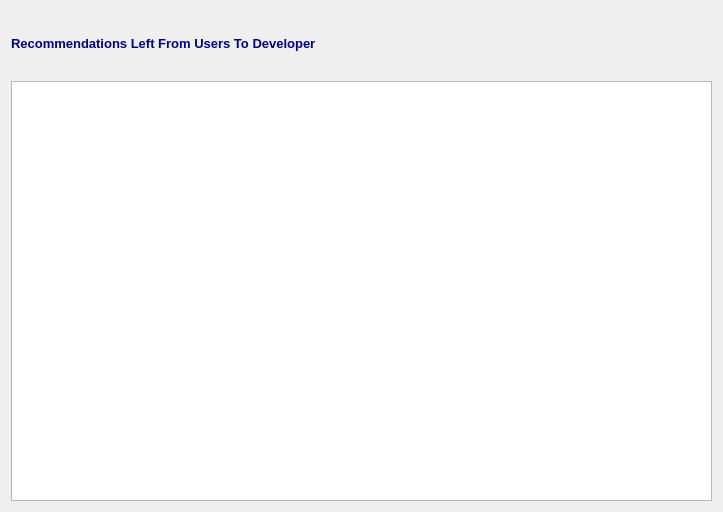
<?xml version="1.0" encoding="UTF-8"?>
<ui version="4.0">
 <class>RecommendationsViewDialog</class>
 <widget class="QDialog" name="RecommendationsViewDialog">
  <property name="geometry">
   <rect>
    <x>0</x>
    <y>0</y>
    <width>723</width>
    <height>512</height>
   </rect>
  </property>
  <property name="font">
   <font>
    <family>Tahoma</family>
    <pointsize>10</pointsize>
   </font>
  </property>
  <property name="windowTitle">
   <string>Recommendations</string>
  </property>
  <property name="windowIcon">
   <iconset resource="../../../../image.qrc">
    <normaloff>:/Image/recommendation.png</normaloff>:/Image/recommendation.png</iconset>
  </property>
  <layout class="QVBoxLayout" name="verticalLayout">
   <item>
    <layout class="QHBoxLayout" name="horizontalLayout">
     <item>
      <widget class="QLabel" name="label">
       <property name="font">
        <font>
         <family>Tahoma</family>
         <pointsize>10</pointsize>
         <weight>75</weight>
         <bold>true</bold>
        </font>
       </property>
       <property name="styleSheet">
        <string notr="true">color: rgb(0, 0, 127);</string>
       </property>
       <property name="text">
        <string>Recommendations Left From Users To Developer</string>
       </property>
      </widget>
     </item>
     <item>
      <widget class="QLabel" name="label_2">
       <property name="minimumSize">
        <size>
         <width>64</width>
         <height>64</height>
        </size>
       </property>
       <property name="maximumSize">
        <size>
         <width>64</width>
         <height>64</height>
        </size>
       </property>
       <property name="font">
        <font>
         <family>Tahoma</family>
         <pointsize>10</pointsize>
        </font>
       </property>
       <property name="text">
        <string/>
       </property>
       <property name="pixmap">
        <pixmap resource="../../../../image.qrc">:/Image/recommendation.png</pixmap>
       </property>
       <property name="scaledContents">
        <bool>true</bool>
       </property>
      </widget>
     </item>
    </layout>
   </item>
   <item>
    <widget class="QTableView" name="recommTV">
     <property name="font">
      <font>
       <family>Tahoma</family>
       <pointsize>10</pointsize>
      </font>
     </property>
     <property name="editTriggers">
      <set>QAbstractItemView::NoEditTriggers</set>
     </property>
     <property name="alternatingRowColors">
      <bool>true</bool>
     </property>
     <property name="selectionMode">
      <enum>QAbstractItemView::SingleSelection</enum>
     </property>
     <property name="selectionBehavior">
      <enum>QAbstractItemView::SelectRows</enum>
     </property>
    </widget>
   </item>
  </layout>
  <action name="actionDelete_Recommendation">
   <property name="icon">
    <iconset resource="../../../../image.qrc">
     <normaloff>:/Image/remove.png</normaloff>:/Image/remove.png</iconset>
   </property>
   <property name="text">
    <string>Delete Recommendation</string>
   </property>
   <property name="toolTip">
    <string>Delete Recommendation</string>
   </property>
  </action>
 </widget>
 <resources>
  <include location="../../../../image.qrc"/>
 </resources>
 <connections/>
</ui>
